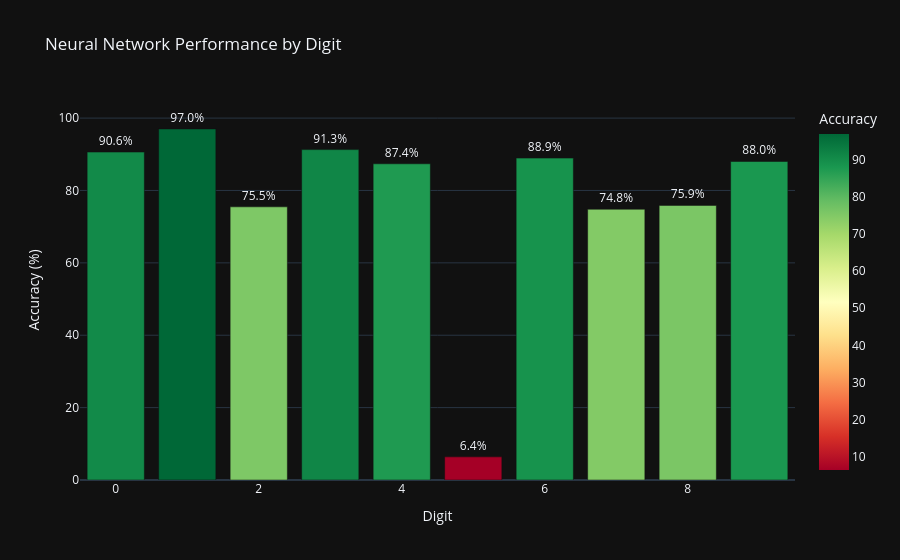

Notebook code for this chart:
### Code cell
df = pd.DataFrame(accuracy.items(), columns=["Digit", "Accuracy"])


# 2. Create the Bar Chart
fig = px.bar(
    df,
    x="Digit",
    y="Accuracy",
    title="Neural Network Performance by Digit",
    text="Accuracy",  # Shows the number on top of the bar
    color="Accuracy",  # Colors bars based on performance
    color_continuous_scale="RdYlGn",  # Red-Yellow-Green scale
)

# 3. Clean up the look
fig.update_traces(texttemplate="%{text:.1f}%", textposition="outside")
fig.update_layout(yaxis_range=[0, 105], xaxis_title="Digit", yaxis_title="Accuracy (%)")
fig.show()

### Figure 1 — Plotly figure (JSON) as saved in the notebook; plotly's stock layout.template omitted (floating-point values rounded to 4 significant figures)
{"data": [{"hovertemplate": "Digit=%{x}<br>Accuracy=%{marker.color}<extra></extra>", "legendgroup": "", "marker": {"color": [90.61, 97.0, 75.48, 91.29, 87.37, 6.39, 88.94, 74.81, 75.87, 88.01], "coloraxis": "coloraxis", "pattern": {"shape": ""}}, "name": "", "orientation": "v", "showlegend": false, "text": [90.61, 97.0, 75.48, 91.29, 87.37, 6.39, 88.94, 74.81, 75.87, 88.01], "textposition": "outside", "texttemplate": "%{text:.1f}%", "type": "bar", "x": [0, 1, 2, 3, 4, 5, 6, 7, 8, 9], "xaxis": "x", "y": [90.61, 97.0, 75.48, 91.29, 87.37, 6.39, 88.94, 74.81, 75.87, 88.01], "yaxis": "y"}], "layout": {"barmode": "relative", "coloraxis": {"colorbar": {"title": {"text": "Accuracy"}}, "colorscale": [[0, "rgb(165,0,38)"], [0.1, "rgb(215,48,39)"], [0.2, "rgb(244,109,67)"], [0.3, "rgb(253,174,97)"], [0.4, "rgb(254,224,139)"], [0.5, "rgb(255,255,191)"], [0.6, "rgb(217,239,139)"], [0.7, "rgb(166,217,106)"], [0.8, "rgb(102,189,99)"], [0.9, "rgb(26,152,80)"], [1, "rgb(0,104,55)"]]}, "legend": {"tracegroupgap": 0}, "title": {"text": "Neural Network Performance by Digit"}, "xaxis": {"anchor": "y", "domain": [0, 1], "title": {"text": "Digit"}}, "yaxis": {"anchor": "x", "domain": [0, 1], "range": [0, 105], "title": {"text": "Accuracy (%)"}}}}
